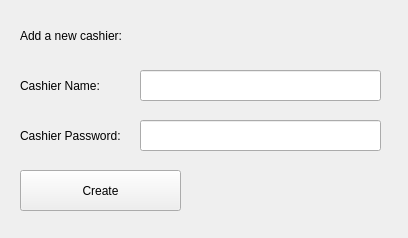
<?xml version="1.0" encoding="UTF-8"?>
<ui version="4.0">
 <class>MainWindow</class>
 <widget class="QMainWindow" name="MainWindow">
  <property name="geometry">
   <rect>
    <x>0</x>
    <y>0</y>
    <width>408</width>
    <height>238</height>
   </rect>
  </property>
  <property name="windowTitle">
   <string>BearPOS - Add New Cashier</string>
  </property>
  <widget class="QWidget" name="centralwidget">
   <widget class="QLabel" name="label">
    <property name="geometry">
     <rect>
      <x>20</x>
      <y>70</y>
      <width>111</width>
      <height>31</height>
     </rect>
    </property>
    <property name="text">
     <string>Cashier Name:</string>
    </property>
   </widget>
   <widget class="QLineEdit" name="cashierNameEntry">
    <property name="geometry">
     <rect>
      <x>140</x>
      <y>70</y>
      <width>241</width>
      <height>31</height>
     </rect>
    </property>
   </widget>
   <widget class="QLineEdit" name="cashierPasswordEntry">
    <property name="geometry">
     <rect>
      <x>140</x>
      <y>120</y>
      <width>241</width>
      <height>31</height>
     </rect>
    </property>
    <property name="echoMode">
     <enum>QLineEdit::Password</enum>
    </property>
   </widget>
   <widget class="QLabel" name="label_3">
    <property name="geometry">
     <rect>
      <x>20</x>
      <y>120</y>
      <width>111</width>
      <height>31</height>
     </rect>
    </property>
    <property name="text">
     <string>Cashier Password:</string>
    </property>
   </widget>
   <widget class="QPushButton" name="confirmAddCashier">
    <property name="geometry">
     <rect>
      <x>20</x>
      <y>170</y>
      <width>161</width>
      <height>41</height>
     </rect>
    </property>
    <property name="text">
     <string>Create</string>
    </property>
   </widget>
   <widget class="QLabel" name="productIDPlaceholder">
    <property name="geometry">
     <rect>
      <x>20</x>
      <y>20</y>
      <width>361</width>
      <height>31</height>
     </rect>
    </property>
    <property name="text">
     <string>Add a new cashier:</string>
    </property>
   </widget>
  </widget>
 </widget>
 <resources/>
 <connections/>
</ui>
